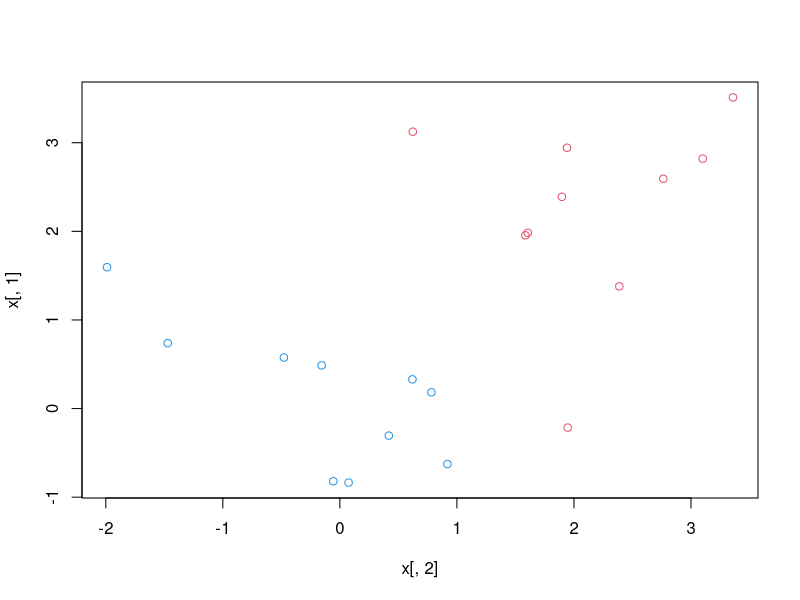
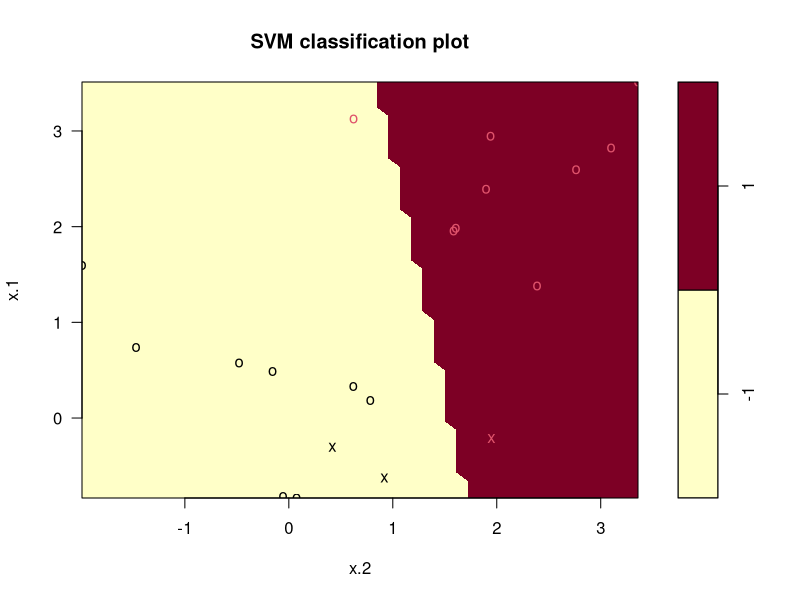
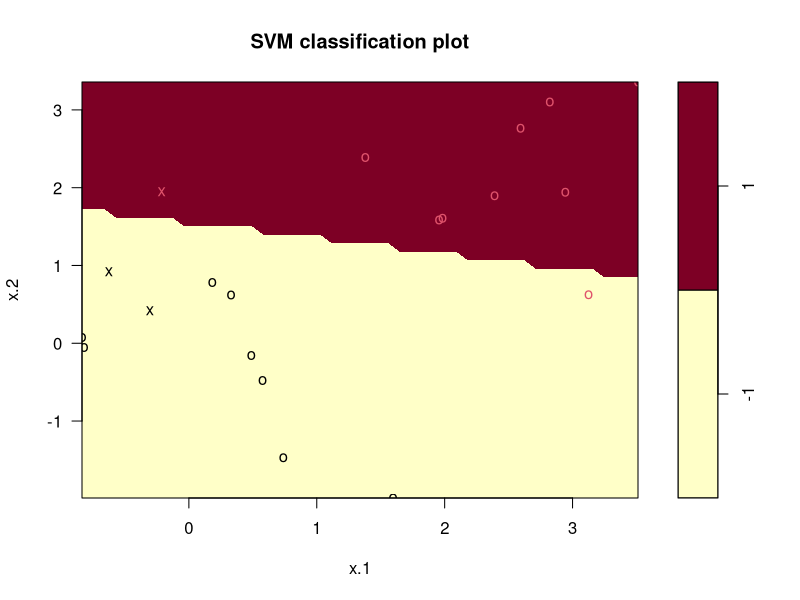
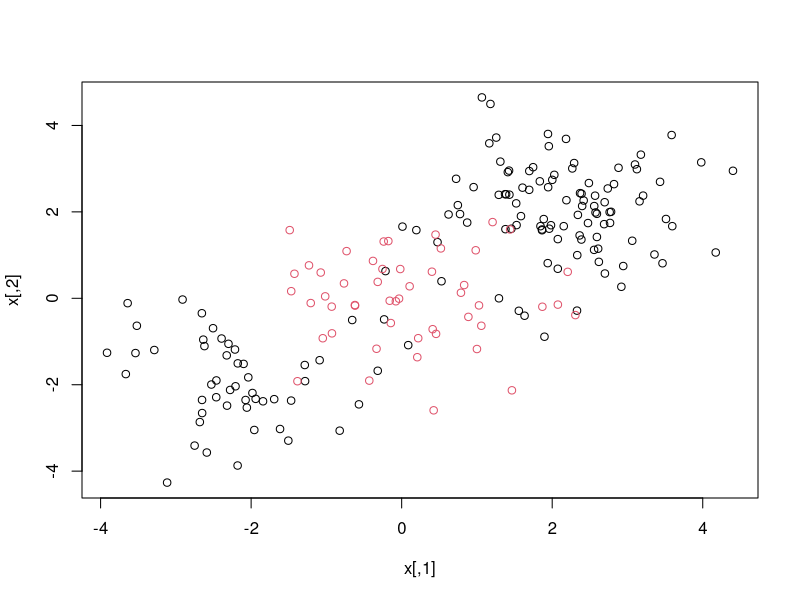
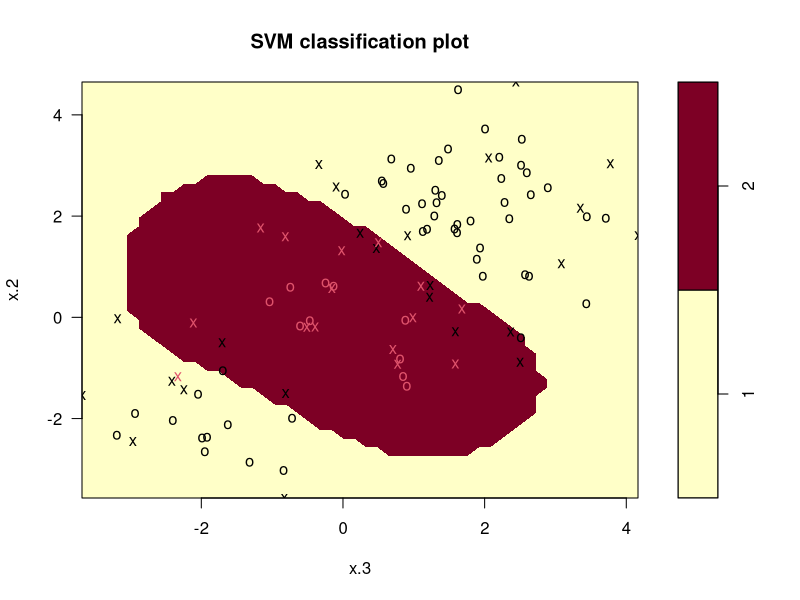
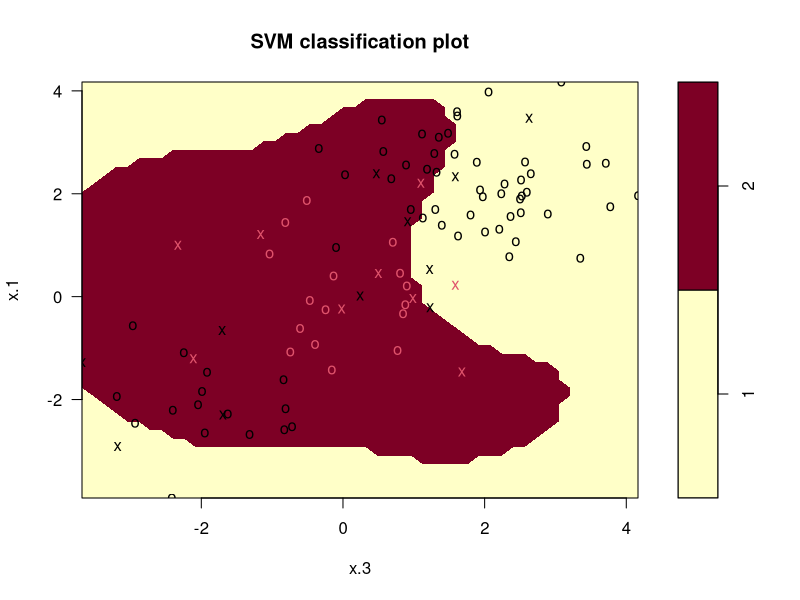
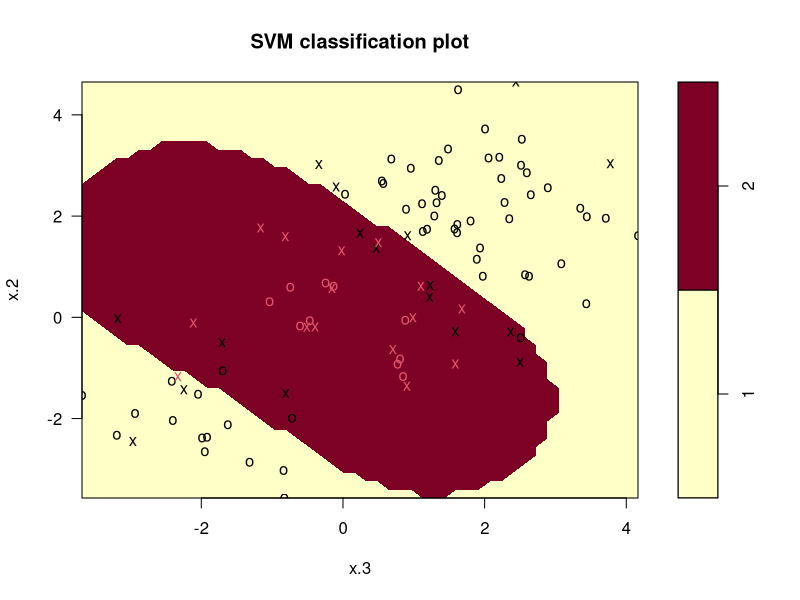
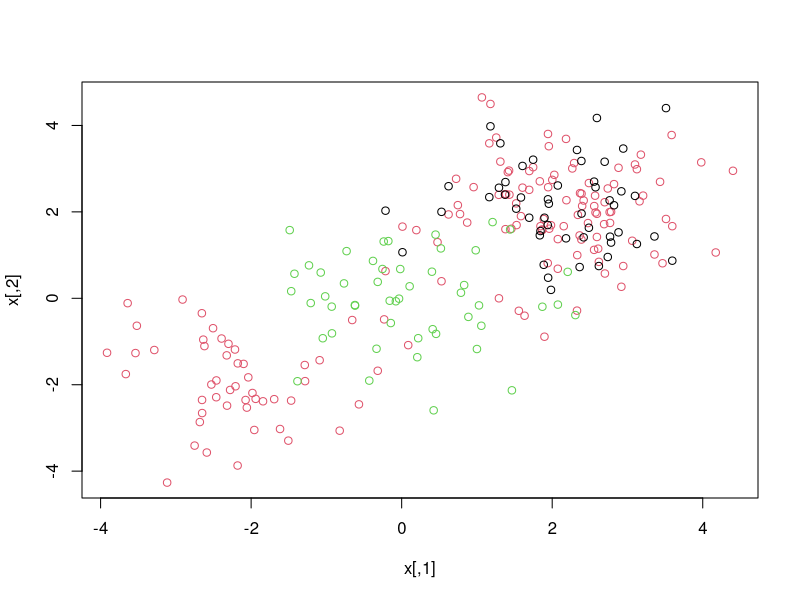

The R script that drew these images, in order:
######

set.seed(1)
x=matrix(rnorm(20*3),ncol=3)
y=c(rep(-1,10),rep(1,10))
x
y
x[y==1,]=x[y==1,]+2
x
plot(x[,2],x[,1],col=(3-y))

####

dat=data.frame(x=x,y=as.factor(y))
View(dat)
##install.packages("e1071")
library(e1071)
svmfit=svm(y~.,data=dat,kernel='linear',cost=10,scale=FALSE)
plot(svmfit,dat,x.1~x.2)
summary(svmfit)

####

svm.fit=svm(y~.,data=dat,kernel="linear",cost=10,scale=FALSE)
plot(svm.fit,dat,x.2~x.1)
summary(svm.fit)

####

set.seed(1)
tune.out=tune(svm,y~.,data=dat,kernel="linear",ranges=list(cost=c(0.001,0.01,0.1,1,5,10,100),gamma=c(0.001,0.01,0.1,1,5,10,100)))
summary(tune.out)
bestmodel= tune.out$best.model
summary(bestmodel)

#####

xtest=matrix(rnorm(60),ncol = 3)
xtest
ytest=sample(c(-1,1),20,rep=TRUE)
ytest
xtest[ytest==1,]=xtest[ytest==1,]+1
testdat=data.frame(x=xtest,y=as.factor(ytest))
testdat

ypred=predict(bestmodel,testdat)
ypred
table(predict=ypred,truth=testdat$y)

##### Radial Kernel

set.seed(1)
x=matrix(rnorm(600),ncol=3)
x[1:100,]=x[1:100,]+2
x[101:150,]=x[101:150,]-2
y=c(rep(1,150),rep(2,50))
dat=data.frame(x=x,y=as.factor(y))
plot(x,col=y)
train=sample(200,100) ## labels 0f train set
svmfit=svm(y~.,data=dat[train,],kernel="radial",gamma=1,cost=1)
plot(svmfit,dat[train,],x.2~x.3)
summary(svmfit)


####
svmfit=svm(y~.,data=dat[train,],kernel="radial",gamma=1,cost=1000)
plot(svmfit,dat[train,],x.1~x.3)

####

tune.out=tune(svm,y~.,data=dat[train,],kernel="radial",
              ranges=list(cost=c(0.1,1,10,100,1000),
                          gamma=c(0.5,1,2,3,4)))
summary(tune.out)
plot(tune.out$best.model,dat[train,],x.2~x.3)
test=-train
table(true=dat[test,"y"],pred=predict(tune.out$best.model,dat[test,]))


#########

set.seed (1)
x
x=rbind(x, matrix(rnorm(50*3), ncol=3))
x
y
y=c(y, rep(0,50))
y
x[y==0,]=x[y==0,]+2
dat=data.frame(x=x, y=as.factor(y))
dat
#par(mfrow=c(1,1))
plot(x,col=(y+1))
svmfit=svm(y~., data=dat, kernel="radial",
           cost=100, gamma=0.01)
plot(svmfit, dat,x.1 ~ x.2)

